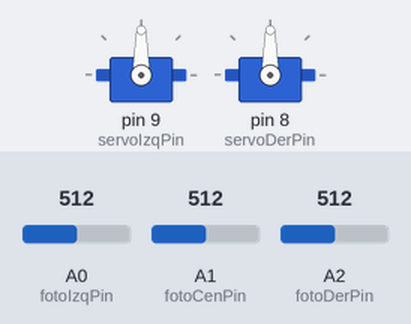
A sketch run on a simulated Arduino Uno, built with avr-gcc and run on an emulated ATmega328P. Shown: 2 × servo. The test bench sets the inputs (shaded band); at power-on: A0 (fotoIzqPin) = 512, A1 (fotoCenPin) = 512, A2 (fotoDerPin) = 512.

Above: at 1.2 s.
1.3 s: A0 (fotoIzqPin) set to 602
2.8 s: A0 (fotoIzqPin) set to 624
At 4.0 s:
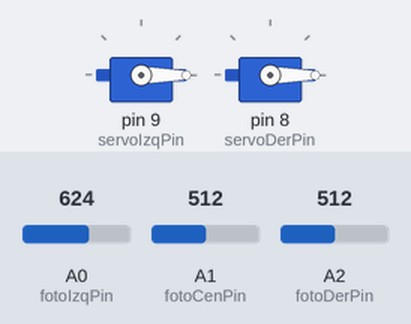
4.3 s: A1 (fotoCenPin) set to 537
At 5.5 s:
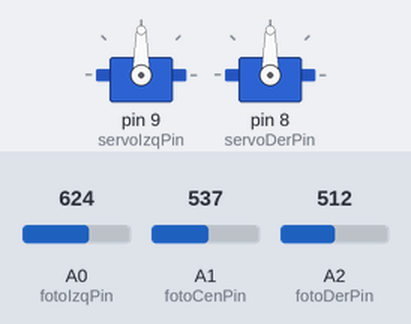
5.8 s: A2 (fotoDerPin) set to 710
7.3 s: A2 (fotoDerPin) set to 731
At 8.0 s:
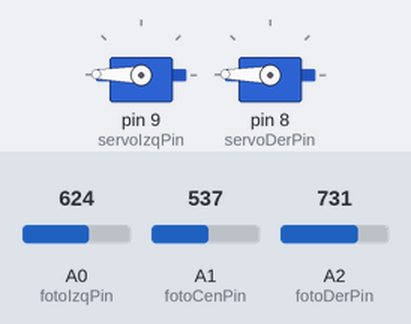
8.8 s: A1 (fotoCenPin) set to 900
At 9.8 s:
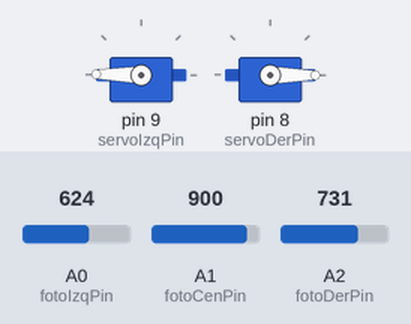
Timing chart, 0 to 11.3 s (numbered marks = the images above; inputs shaded):
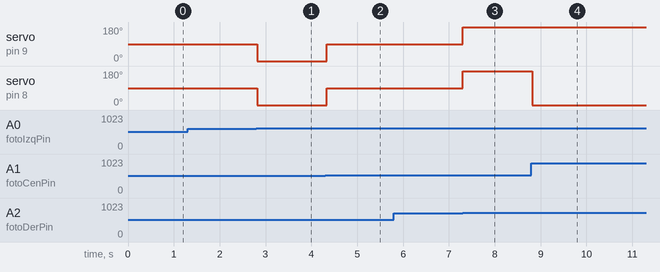

Measured:
- the behaviour switches between 611 and 612 on A0 (fotoIzqPin) (found by bisection; images 0 and 1)
- the behaviour switches between 524 and 525 on A1 (fotoCenPin) (found by bisection; images 1 and 2)
- the behaviour switches between 723 and 724 on A2 (fotoDerPin) (found by bisection; images 2 and 3)
- after the input at 1.3 s, every drawn part: stays the same
- after the input at 2.8 s, servo on pin 9 (servoIzqPin), servo on pin 8 (servoDerPin): 90° → 0° at once
- after the input at 4.3 s, servo on pin 9 (servoIzqPin), servo on pin 8 (servoDerPin): 0° → 90° at once
- after the input at 5.8 s, every drawn part: stays the same
- after the input at 7.3 s, servo on pin 9 (servoIzqPin), servo on pin 8 (servoDerPin): 90° → 179° at once
- after the input at 8.8 s, servo on pin 8 (servoDerPin): 179° → 0° at once

The sketch:

robotSeguidorLuz.ino
```cpp
#include <Servo.h>
Servo servoIzq;
Servo servoDer;

//--- Puertos ---------------------------------
#define servoIzqPin 9
#define servoDerPin 8
#define fotoIzqPin A0
#define fotoCenPin A1
#define fotoDerPin A2

//--- Constantes ------------------------------
#define sIzqAva 179
#define sIzqRev 0
#define sIzqStop 90
#define sDerAva 0
#define sDerRev 179
#define sDerStop 90
#define diferencia 100
#define detenerse 0
#define giroIzq 1
#define avanzar 2
#define giroDer 3
#define detenerse 0
#define repeticiones 10

//--- Variables -------------------------------
int fotoIzqVal;
int fotoCenVal;
int fotoDerVal;
int movimiento;

//--- Setup -----------------------------------
void setup(){
  servoIzq.attach(servoIzqPin);
  servoDer.attach(servoDerPin);
  Serial.begin(9600);
}

//--- Programa principal ----------------------
void loop(){
  fotoIzqVal = leerFoto(fotoIzqPin);
  fotoCenVal = leerFoto(fotoCenPin);
  fotoDerVal = leerFoto(fotoDerPin);

  movimiento = compararSensores(fotoIzqVal, fotoCenVal, fotoDerVal);

  servos(movimiento);
}

//--- Funciones ------------------------------
int leerFoto(int puerto){
  int valor = analogRead(puerto);
  return valor;
}

int compararSensores(int valIzq, int valCen, int valDer){
  int mov;

  if (valCen >= valIzq + diferencia && valCen >= valDer + diferencia){
    mov = avanzar;
  } else if (valIzq >= valCen + diferencia && valIzq >= valDer + diferencia){
    mov = giroIzq;
  } else if (valDer >= valIzq + diferencia && valDer >= valCen + diferencia){
    mov = giroDer;
  } else {
    mov = detenerse;
  }
  return mov;
}

void servos(int direccion){
  if (direccion == giroIzq){
    for (int i = 0; i < repeticiones; i++){
      servoIzq.write(sIzqRev);
      servoDer.write(sDerAva);
      delay(15);
    }
  } else if (direccion == avanzar){
    for (int i = 0; i < repeticiones; i++){
      servoIzq.write(sIzqAva);
      servoDer.write(sDerAva);
      delay(15);
    }
  } else if (direccion == giroDer){
    for (int i = 0; i < repeticiones; i++){
      servoIzq.write(sIzqAva);
      servoDer.write(sDerRev);
      delay(15);
    }
  } else {
    servoIzq.write(sIzqStop);
    servoDer.write(sDerStop);
    delay(15);
  }
}
```
